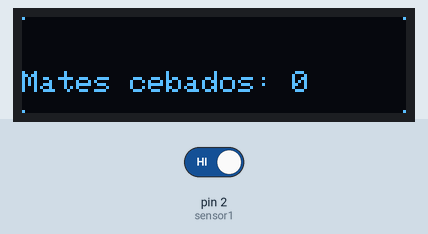
This sketch was run on a simulated Arduino Uno, built with avr-gcc and run on an emulated ATmega328P. On the bench: 128×32 one-colour display. The inputs (shaded band) are chosen by the test bench; at power-on: pin 2 (sensor1) HIGH. The display library's start-up logo is not drawn; what the sketch prints to the serial monitor is not drawn.

Above: at 3.62 s.
4.3 s: pin 2 (sensor1) driven LOW
At 4.61 s:
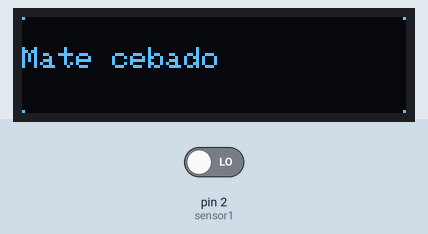
7.3 s: pin 2 (sensor1) driven HIGH
At 7.7 s:
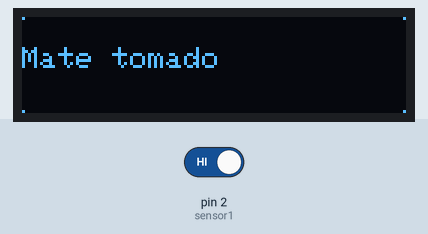
9.9 s: pin 2 (sensor1) driven LOW
At 10.48 s:
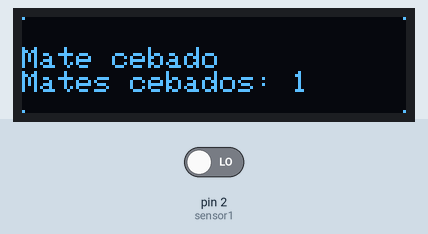
Timing chart, 0 to 12.9 s (numbered marks = the images above; inputs shaded):
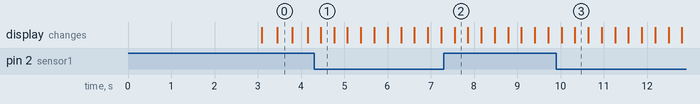

Measured:
- after the input at 4.3 s, the display: changes after 0.16 s (image 1)
- after the input at 7.3 s, the display: changes after 0.25 s (image 2)
- after the input at 9.9 s, the display: first changes after 0.12 s (image 3 shows a later state)

The sketch:

TP4EJ2.ino
```cpp
/* 2. Utilizando interrupciones y un sensor de humedad de suelo digital, realice un monitoreo en tiempo real
 de la cantidad de mates cebados, además cada vez que se ceba o toma el mate deberá indicarlo, toda la
 información deberá ser mostrada en una pantalla oled.*/

#include <SPI.h>
#include <Wire.h>
#include <Adafruit_GFX.h>
#include <Adafruit_SSD1306.h>
Adafruit_SSD1306 display = Adafruit_SSD1306(128, 32, &Wire);
int n = 0;
String m1;
#define sensor1 2

void setup(){
      Serial.begin(9600);
      display.begin(SSD1306_SWITCHCAPVCC, 0x3C); // Address 0x3C for 128x32

      display.display();
      delay(1000);

      // Clear the buffer.
      display.clearDisplay();
      display.display();

      // text display tests
      display.setTextSize(1);
      display.setTextColor(WHITE);
      display.setCursor(0,0);
      display.display(); // actually display all of the above
      delay(2000);
      display.clearDisplay();
      display.display();
      pinMode(sensor1, INPUT);
      attachInterrupt(digitalPinToInterrupt(sensor1), controlar, CHANGE);
    }

void loop() {
    display.clearDisplay ();
    display.drawPixel(0, 0, WHITE);
    display.drawPixel(127, 0, WHITE);
    display.drawPixel(0, 31, WHITE);
    display.drawPixel(127, 31, WHITE);
    display.setCursor(0,10);
    display.println(m1);
    display.display();
    display.print("Mates cebados: ");
    display.println(n);
    display.display();
}

void controlar(){
    if (digitalRead(sensor1)==LOW){
      m1= "Mate cebado";
      Serial.println ("m1");
    }
    else{
      m1= "Mate tomado";
      Serial.println ("m1");
      n++;
    }
    Serial.print("Mates cebados: ");
    Serial.println(n);
}
```
